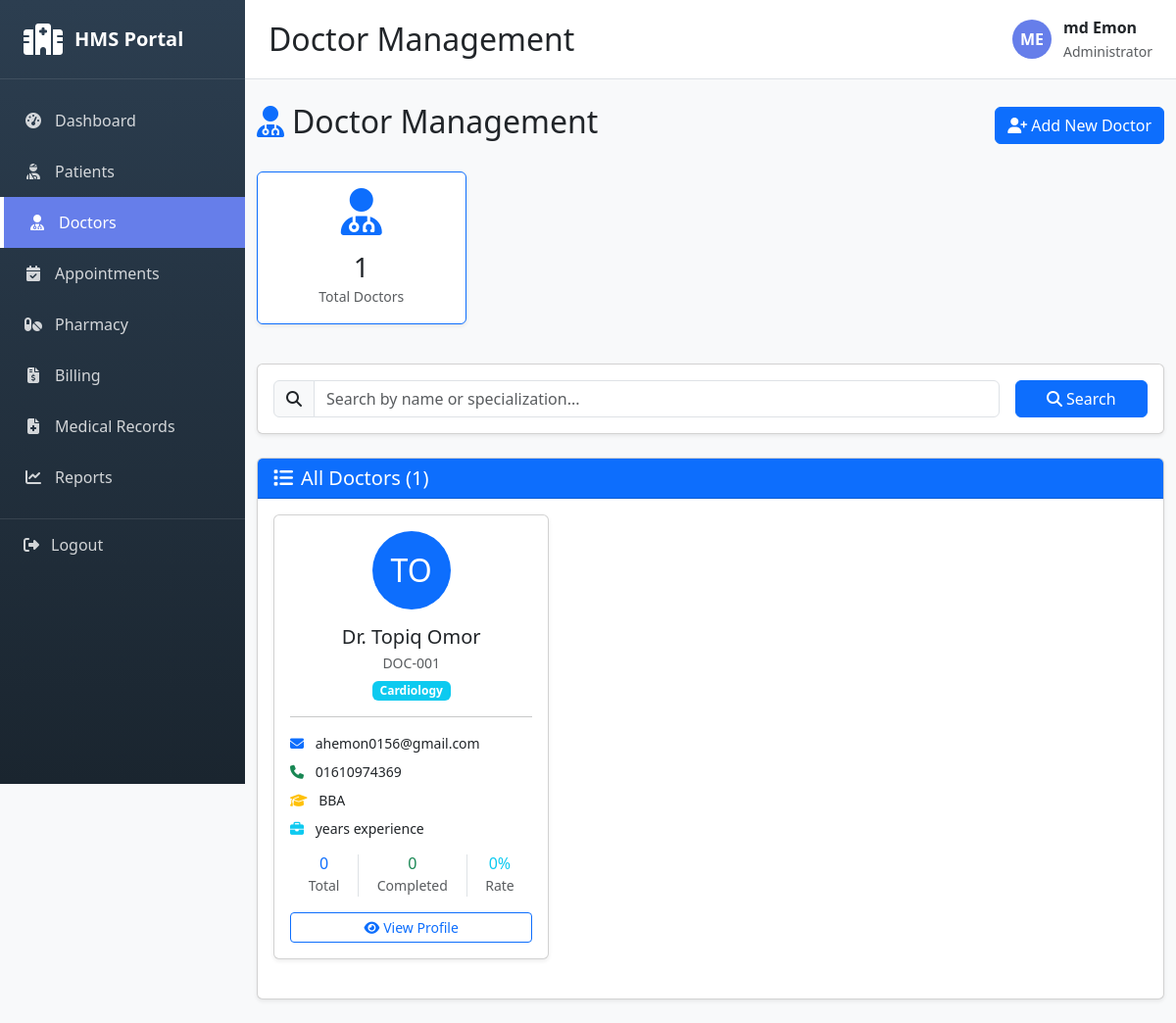
Page /doctors/ (signed in) on the committed database.
### doctors/models.py (models this page shows, shortened)
class Doctor(models.Model):
    user = models.OneToOneField(User, on_delete=models.CASCADE)
    employee_id = models.CharField(max_length=20, unique=True, blank=True)
    specialization = models.CharField(max_length=100)
    qualification = models.CharField(max_length=200)
    experience_years = models.IntegerField(default=0)
    consultation_fee = models.DecimalField(max_digits=10, decimal_places=2, default=0)
    phone_number = models.CharField(max_length=15, blank=True)
    room_number = models.CharField(max_length=20, blank=True)
    available_days = models.CharField(max_length=100, blank=True)
    available_time = models.CharField(max_length=100, blank=True)
    is_available = models.BooleanField(default=True)
    created_at = models.DateTimeField(auto_now_add=True)
    updated_at = models.DateTimeField(auto_now=True)
    class Meta:
        ordering = ['-created_at']

### doctors/views.py (the view, shortened to what this page needs)
# urls.py: path('', views.doctor_list, name='doctor_list'),
@login_required
def doctor_list(request):
    doctors = Doctor.objects.all().select_related('user').order_by('-created_at')
    search_query = request.GET.get('search', '')
    context = {
        'doctors': doctors,
        'search_query': search_query,
        'total_doctors': Doctor.objects.count(),
    }
    return render(request, 'doctors/doctor_list.html', context)

### templates/doctors/doctor_list.html (shortened to what this page needs)
{% extends 'base.html' %}
{% block page_title %}Doctor Management{% endblock %}
{% block content %}
<div class="container-fluid py-4">
    <div class="d-flex justify-content-between align-items-center mb-4">
        <h2><i class="fas fa-user-md text-primary me-2"></i>Doctor Management</h2>
        <a href="{% url 'doctors:doctor_create' %}" class="btn btn-primary">
            <i class="fas fa-user-plus me-1"></i>Add New Doctor
        </a>
    </div>
    <div class="row mb-4">
        <div class="col-md-3 mb-3">
            <div class="card border-primary shadow-sm">
                <div class="card-body text-center">
                    <i class="fas fa-user-md fa-3x text-primary mb-3"></i>
                    <h3 class="mb-0">{{ total_doctors }}</h3>
                    <small class="text-muted">Total Doctors</small>
                </div>
            </div>
        </div>
    </div>
    <div class="card shadow-sm mb-4">
        <div class="card-body">
            <form method="get" class="row g-3">
                <div class="col-md-10">
                    <div class="input-group">
                        <span class="input-group-text"><i class="fas fa-search"></i></span>
                        <input type="text" name="search" class="form-control" placeholder="Search by name or specialization..." value="{{ search_query }}">
                    </div>
                </div>
                <div class="col-md-2">
                    <button type="submit" class="btn btn-primary w-100">
                        <i class="fas fa-search me-1"></i>Search
                    </button>
                </div>
            </form>
        </div>
    </div>
    <div class="card shadow-sm">
        <div class="card-header bg-primary text-white">
            <h5 class="mb-0"><i class="fas fa-list me-2"></i>All Doctors ({{ doctors.count }})</h5>
        </div>
        <div class="card-body">
            {% if doctors %}
                <div class="row">
                    {% for doctor in doctors %}
                    <div class="col-md-6 col-lg-4 mb-4">
                        <div class="card h-100 shadow-sm">
                            <div class="card-body">
                                <div class="text-center mb-3">
                                    <div class="bg-primary text-white rounded-circle d-inline-flex align-items-center justify-content-center mb-3" style="width: 80px; height: 80px; font-size: 32px;">
                                        {{ doctor.user.first_name.0|upper }}{{ doctor.user.last_name.0|upper }}
                                    </div>
                                    <h5 class="mb-1">Dr. {{ doctor.user.get_full_name }}</h5>
                                    <p class="text-muted mb-1 small">{{ doctor.employee_id }}</p>
                                    <span class="badge bg-info">{{ doctor.specialization }}</span>
                                </div>
                                <hr>
                                <div class="mb-3">
                                    <p class="mb-2 small">
                                        <i class="fas fa-envelope text-primary me-2"></i>
                                        {{ doctor.user.email }}
                                    </p>
                                    <p class="mb-2 small">
                                        <i class="fas fa-phone text-success me-2"></i>
                                        {{ doctor.phone_number }}
                                    </p>
                                    <p class="mb-2 small">
                                        <i class="fas fa-graduation-cap text-warning me-2"></i>
                                        {{ doctor.qualification }}
                                    </p>
                                    <p class="mb-2 small">
                                        <i class="fas fa-briefcase text-info me-2"></i>
                                        {{ doctor.experience }} years experience
                                    </p>
                                </div>
                                <div class="d-flex justify-content-between align-items-center mb-3">
                                    <div class="text-center flex-fill">
                                        <h6 class="mb-0 text-primary">{{ doctor.total_appointments|default:0 }}</h6>
                                        <small class="text-muted">Total</small>
                                    </div>
                                    <div class="text-center flex-fill border-start border-end">
                                        <h6 class="mb-0 text-success">{{ doctor.completed_appointments|default:0 }}</h6>
                                        <small class="text-muted">Completed</small>
                                    </div>
                                    <div class="text-center flex-fill">
                                        <h6 class="mb-0 text-info">
                                            {% if doctor.total_appointments > 0 %}
                                                {{ doctor.completed_appointments|default:0 }}%
                                            {% else %}
                                                0%
                                            {% endif %}
                                        </h6>
                                        <small class="text-muted">Rate</small>
                                    </div>
                                </div>
                                <div class="d-grid gap-2">
                                    <a href="{% url 'doctors:doctor_detail' doctor.pk %}" class="btn btn-outline-primary btn-sm">
                                        <i class="fas fa-eye me-1"></i>View Profile
                                    </a>
                                </div>
                            </div>
                        </div>
                    </div>
                    {% endfor %}
                </div>
            {% endif %}
        </div>
    </div>
</div>
{% endblock %}

### templates/base.html (shortened to what this page needs)
<!DOCTYPE html>
<html lang="en">
<head>
    <link href="https://cdnjs.cloudflare.com/ajax/libs/bootstrap/5.3.2/css/bootstrap.min.css" rel="stylesheet">
    <link href="https://cdnjs.cloudflare.com/ajax/libs/font-awesome/6.4.0/css/all.min.css" rel="stylesheet">
</head>
<body>
    <div class="sidebar">
        <div class="sidebar-brand">
            <i class="fas fa-hospital"></i>
            <h4>HMS Portal</h4>
        </div>
        <div class="sidebar-menu">
            <a href="{% url 'dashboard' %}" class="{% if request.path == '/' %}active{% endif %}">
                <i class="fas fa-tachometer-alt"></i>
                <span>Dashboard</span>
            </a>
            <a href="{% url 'patients:patient_list' %}" class="{% if 'patients' in request.path %}active{% endif %}">
                <i class="fas fa-user-injured"></i>
                <span>Patients</span>
            </a>
            <a href="{% url 'doctors:doctor_list' %}" class="{% if 'doctors' in request.path %}active{% endif %}">
                <i class="fas fa-user-md"></i>
                <span>Doctors</span>
            </a>
            <a href="{% url 'appointments:appointment_list' %}" class="{% if 'appointments' in request.path %}active{% endif %}">
                <i class="fas fa-calendar-check"></i>
                <span>Appointments</span>
            </a>
            <a href="{% url 'pharmacy:medicine_list' %}" class="{% if 'pharmacy' in request.path %}active{% endif %}">
                <i class="fas fa-pills"></i>
                <span>Pharmacy</span>
            </a>
            <a href="{% url 'billing:bill_list' %}" class="{% if 'billing' in request.path %}active{% endif %}">
                <i class="fas fa-file-invoice-dollar"></i>
                <span>Billing</span>
            </a>
            <a href="{% url 'medical_records:medical_record_list' %}" class="{% if 'medical-records' in request.path %}active{% endif %}">
                <i class="fas fa-file-medical"></i>
                <span>Medical Records</span>
            </a>
            <a href="{% url 'reports:reports_home' %}" class="{% if 'reports' in request.path %}active{% endif %}">
                <i class="fas fa-chart-line"></i>
                <span>Reports</span>
            </a>
        </div>
        <a href="{% url 'accounts:logout' %}" class="logout-btn">
            <i class="fas fa-sign-out-alt"></i>
            <span>Logout</span>
        </a>
    </div>
    <div class="main-content">
        <div class="topbar d-flex justify-content-between align-items-center">
            <h2 class="mb-0">{% block page_title %}Dashboard{% endblock %}</h2>
            <div class="user-info">
                <div class="user-avatar">
                    {{ user.first_name.0|upper }}{{ user.last_name.0|upper }}
                </div>
                <div>
                    <div class="fw-bold">{{ user.get_full_name }}</div>
                    <small class="text-muted">Administrator</small>
                </div>
            </div>
        </div>
        <div class="content-wrapper">
            {% block content %}{% endblock %}
        </div>
    </div>
</body>
</html>

### templates/base.html (style rules this page uses)
:root { --sidebar-bg: #2c3e50; --primary-color: #667eea; --sidebar-width: 250px; }
body { font-family: 'Segoe UI', Tahoma, Geneva, Verdana, sans-serif; background-color: #f8f9fa; }
.sidebar { position: fixed; top: 0; left: 0; height: 100vh; width: var(--sidebar-width); background: linear-gradient(180deg, #2c3e50 0%, #1a252f 100%); color: white; overflow-y: auto; z-index: 1000; transition: all 0.3s; }
.sidebar-brand { padding: 1.5rem; border-bottom: 1px solid rgba(255,255,255,0.1); display: flex; align-items: center; gap: 0.75rem; }
.sidebar-brand i { font-size: 2rem; }
.sidebar-brand h4 { margin: 0; font-size: 1.25rem; font-weight: bold; }
.sidebar-menu { padding: 1rem 0; }
.sidebar-menu a { display: flex; align-items: center; padding: 0.875rem 1.5rem; color: rgba(255,255,255,0.8); text-decoration: none; transition: all 0.3s; }
.sidebar-menu a.active { background-color: var(--primary-color); color: white; border-left: 4px solid white; }
.sidebar-menu a i { margin-right: 0.75rem; width: 20px; text-align: center; }
.main-content { margin-left: var(--sidebar-width); min-height: 100vh; }
.topbar { background-color: white; padding: 1rem 1.5rem; border-bottom: 1px solid #dee2e6; position: sticky; top: 0; z-index: 999; }
.user-info { display: flex; align-items: center; gap: 0.75rem; }
.user-avatar { width: 40px; height: 40px; border-radius: 50%; background: var(--primary-color); color: white; display: flex; align-items: center; justify-content: center; font-weight: bold; }
.logout-btn { padding: 0.875rem 1.5rem; color: rgba(255,255,255,0.8); text-decoration: none; display: flex; align-items: center; transition: all 0.3s; border-top: 1px solid rgba(255,255,255,0.1); margin-top: auto; }
.logout-btn i { margin-right: 0.75rem; }

### rows in the picture
Doctor: user.first_name.0 "T", user.last_name.0 "O", user.get_full_name "Topiq Omor", employee_id "DOC-001", specialization "Cardiology", user.email "ahemon0156@gmail.com", phone_number "01610974369", qualification "BBA", total_appointments "0", completed_appointments "0"

### other values in the picture
{{ user.first_name.0|upper }} "M"
{{ user.last_name.0|upper }} "E"
{{ user.get_full_name }} "md Emon"
{{ total_doctors }} "1"
{{ doctors.count }} "1"
